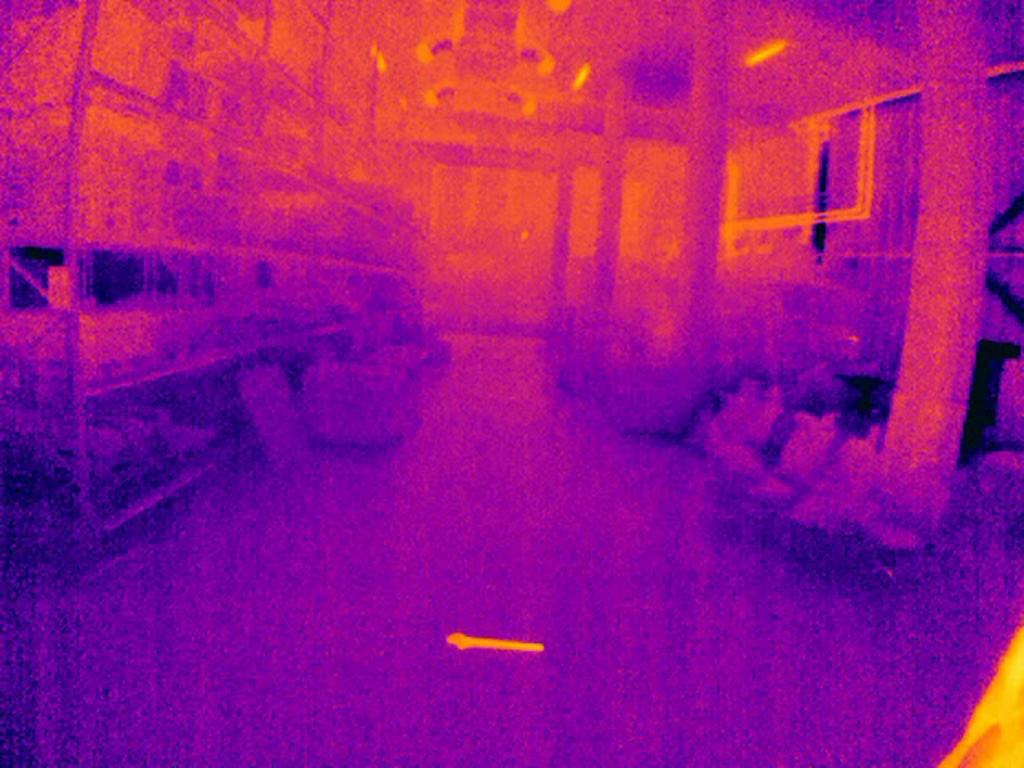
#> input picture 101_frame.jpg, 1024 x 768 px, given in place of the camera
$ python hull_test.py --input 101_frame.jpg
#> lines starting #> are read from the running program, lines starting #| are printed output that depends on the picture; after the words box and inside, x2 and y2 are one past the last pixel; in counts of white or black regions, pixels touching at a corner belong together
from __future__ import print_function
import cv2 as cv
import numpy as np
import argparse
import random as rng

rng.seed(12345)

def thresh_callback(val):
    threshold = val

    # Detect edges using Canny
    canny_output = cv.Canny(src_gray, threshold, threshold * 2)

    # Find contours
    contours, _ = cv.findContours(canny_output, cv.RETR_TREE, cv.CHAIN_APPROX_SIMPLE)

    # Find the convex hull object for each contour
    hull_list = []
    for i in range(len(contours)):
        hull = cv.convexHull(contours[i])
        hull_list.append(hull)

    # Draw contours + hull results
    drawing = np.zeros((canny_output.shape[0], canny_output.shape[1], 3), dtype=np.uint8)
    for i in range(len(contours)):
        color = (rng.randint(0,256), rng.randint(0,256), rng.randint(0,256))
        cv.drawContours(drawing, contours, i, color)
        cv.drawContours(drawing, hull_list, i, color)

    # Show in a window
    cv.imshow('Contours', drawing)

# Load source image
parser = argparse.ArgumentParser(description='Code for Convex Hull tutorial.')
parser.add_argument('--input', help='test.jpg', default='test.jpg')
args = parser.parse_args()

cap = cv.VideoCapture(0)
ret,frame = cap.read()
#> frame is the input picture: shape (768, 1024, 3); mean B, G, R 131.8, 20.4, 152.4

#src = cv.imread(cv.samples.findFile(args.input))
src = frame
if src is None:
    print('Could not open or find the image:', args.input)
    exit(0)

# Convert image to gray and blur it
src_gray = cv.cvtColor(src, cv.COLOR_BGR2GRAY)
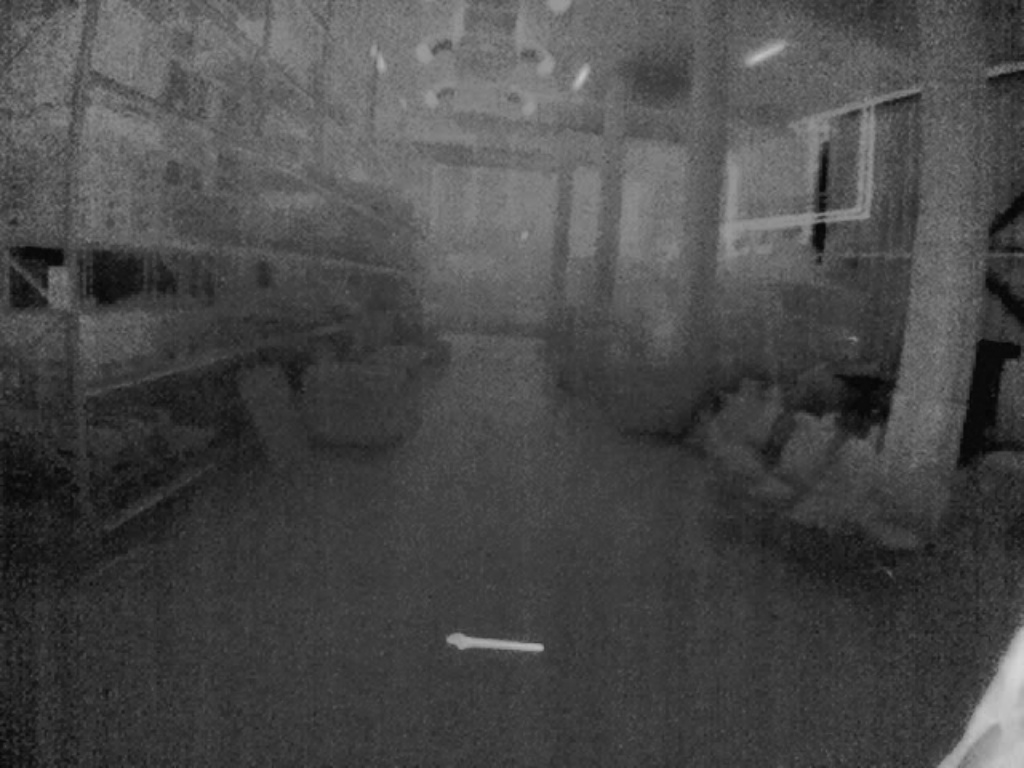
#> src_gray: shape (768, 1024); min 5, max 213, mean 72.6
src_gray = cv.blur(src_gray, (3,3))

# Create Window
source_window = 'Source'
cv.namedWindow(source_window)
cv.imshow(source_window, src)
max_thresh = 255
thresh = 100 # initial threshold
cv.createTrackbar('Canny thresh:', source_window, thresh, max_thresh, thresh_callback)
thresh_callback(thresh)
#> in thresh_callback, `canny_output = cv.Canny(src_gray, threshold, threshold * 2)`:
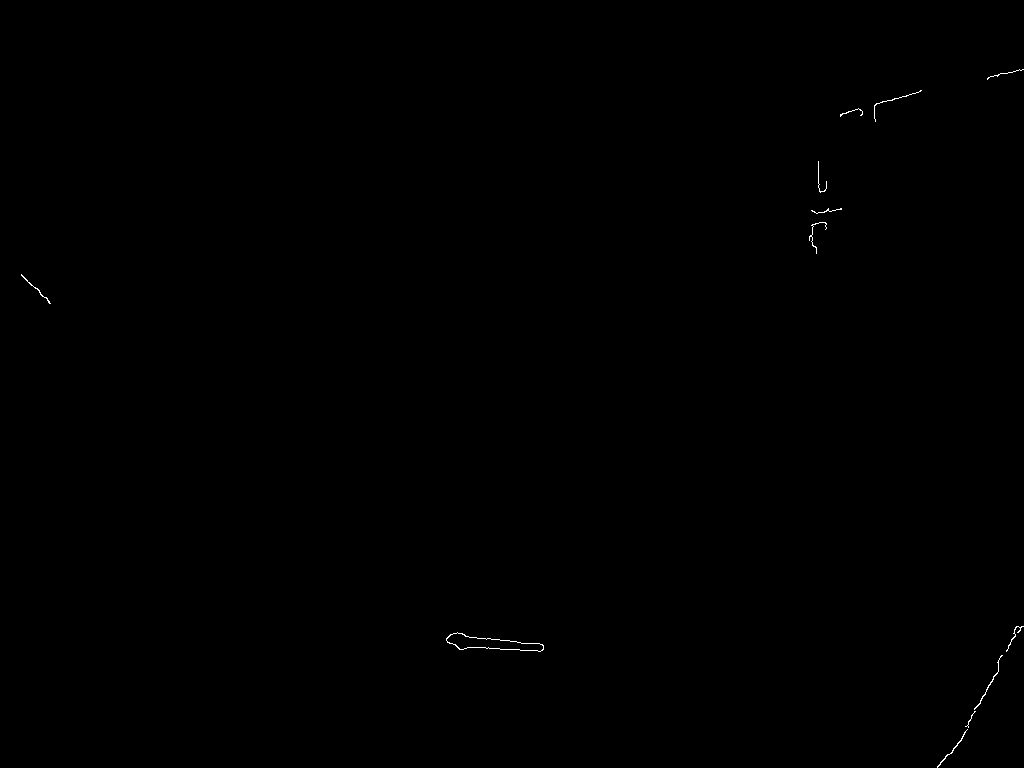
#> canny_output: shape (768, 1024); 0.1% white in thin lines or dots, all inside (x1, y1, x2, y2) = (21, 69, 1024, 768)
#> in thresh_callback, `contours, _ = cv.findContours(canny_output, cv.RETR_TREE, cv.CHAIN_APP..`: contours = 13 contours, 8 with area under 20; largest, box (x1, y1, x2, y2) and area: (446, 632, 544, 652) 884, (446, 632, 544, 652) 868, (937, 729, 968, 768) 25, (974, 655, 1003, 710) 24, (21, 274, 51, 304) 21
#> the loop in thresh_callback, `for i in range(len(contours)):` made 13 passes
#> after the loop in thresh_callback, `for i in range(len(contours)):`: hull_list = 13 contours; largest, box (x1, y1, x2, y2) and area: (446, 632, 544, 652) 1165, (446, 632, 544, 652) 1147, (874, 90, 922, 122) 441, (809, 222, 827, 254) 330, (974, 655, 1003, 710) 214
#> the loop in thresh_callback, `for i in range(len(contours)):` made 13 passes
#> color on passes 1 to 12: (213, 5, 152), (188, 99, 138), (223, 82, 191), (63, 221, 133), (89, 95, 181), (46, 211, 85), (75, 105, 39), (97, 174, 164), (12, 234, 173), (13, 212, 1), (3, 83, 91), (146, 50, 212)

cv.waitKey()
